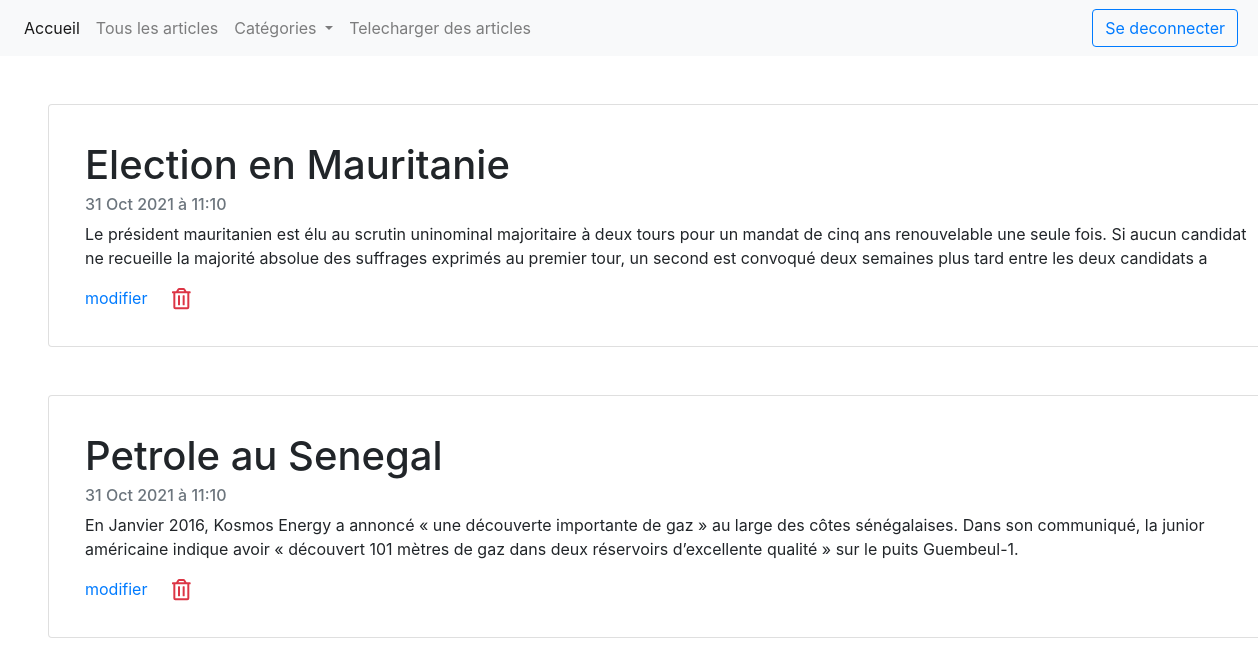
Screenshot of /articles/politique (signed in) with the database file from the repository.
### App/models.py (models this page shows)
class Article(models.Model):
    titre = models.CharField(max_length=30)
    description = models.CharField(max_length=300)
    date = models.DateTimeField(default=timezone.now, blank=True)
    cat_choises = (
        ('sport', 'sport'),
        ('sante', 'sante'),
        ('politique', 'politique'),
    )
    categorie = models.CharField(max_length=30, choices=cat_choises)

### App/views.py (the view)
# urls.py: path('articles/politique', categorie_politique,name='politique' ),
def categorie_politique(request):
    liste_article = Article.objects.filter(categorie="politique")
    context = {'liste_articles': liste_article}
    return render(request, 'categorie-politique.html', context)

### App/templates/categorie-politique.html
{% extends 'base.html' %}
{% block content %}
 {% for article in liste_articles %}
                    <div class="card w-100 p-3 m-5" >
                        <div class="card-body">
                            <h1 class="card-title">{{article.titre}}</h1>
                            <h6 class="card-subtitle mb-2 text-muted">{{article.date}}</h6>
                            <p class="card-text">{{article.description}}</p>
                            <a href="edit/{{ article.id}}" class="card-link">modifier</a>
                            <a href="delete/{{ article.id}}" class="card-link"><i class="far fa-trash-alt fa-lg text-danger"></i></a>
                        </div>
                        </div>
                    {% endfor %}
{% endblock %}

### rows the page displays
Article: titre "Election en Mauritanie", date "31 Oct 2021 à 11:10", description "Le président mauritanien est élu au scrutin uninominal majoritaire à deux tours pour un mandat de cinq ans renouvelable une seule fois. Si aucun candidat ne recueille la majorité absolue des suffrages exprimés au premier tour, un second est convoqué deux semaines plus tard entre les deux candidats a"
Article: titre "Petrole au Senegal", date "31 Oct 2021 à 11:10", description "En Janvier 2016, Kosmos Energy a annoncé « une découverte importante de gaz » au large des côtes sénégalaises. Dans son communiqué, la junior américaine indique avoir « découvert 101 mètres de gaz dans deux réservoirs d’excellente qualité » sur le puits Guembeul-1."
